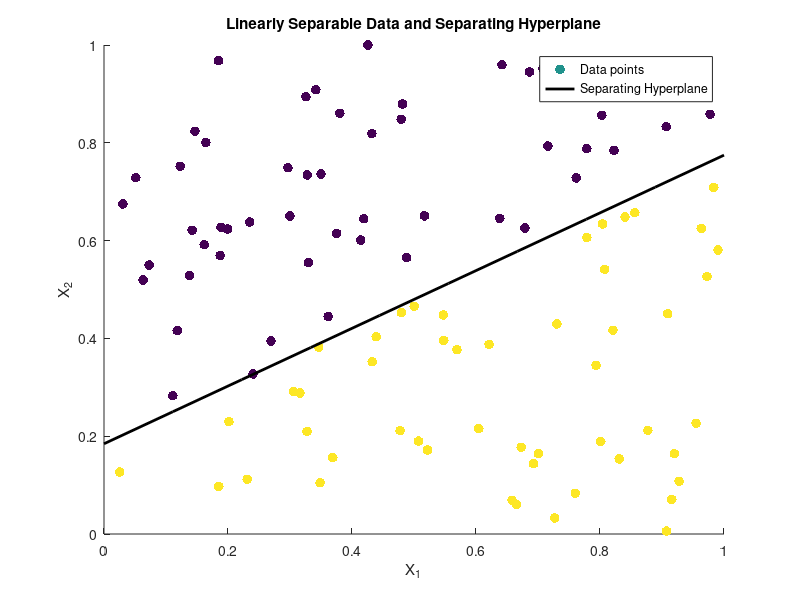

Reproduce this figure in MATLAB.
% Generate linearly separable data 
num_points = 100; 
dimension = 2; 
X = rand(num_points, dimension); % Generate random points 
w_true = [2; -3]; % True weights for the separating hyperplane 
b_true = 0.5; % True bias 
% Assign labels based on the true hyperplane 
y_true = sign(X* w_true+b_true); 
% Initialize weights and bias for perceptron algorithm 
w = rand(dimension, 1); 
b = rand; 
% Perceptron training algorithm 
learning_rate=0.1; 
max_epochs = 100; 
for epoch= 1:max_epochs 
for i=1:num_points 
% Calculate the predicted label 
y_pred = sign(X(i, :) * w+b); 
% Update weights and bias if misclassified 
if y_pred~= y_true(i) 
w = w + learning_rate* y_true(i) * X(i, :)'; 
b = b + learning_rate * y_true(i); 
end 
end 
end 
% Plot the data points and the separating hyperplane 
figure; 
scatter(X(:, 1), X(:, 2), 50, y_true, 'filled'); 
hold on;
x_line = linspace(0, 1, 10); 
y_line = (-w(1)*x_line - b) / w(2); 
plot(x_line, y_line, 'k-', 'LineWidth', 2); 
xlabel('X_1'); 
ylabel('X_2'); 
title('Linearly Separable Data and Separating Hyperplane'); 
legend('Data points', 'Separating Hyperplane', 'Location', 'best');
hold off;
